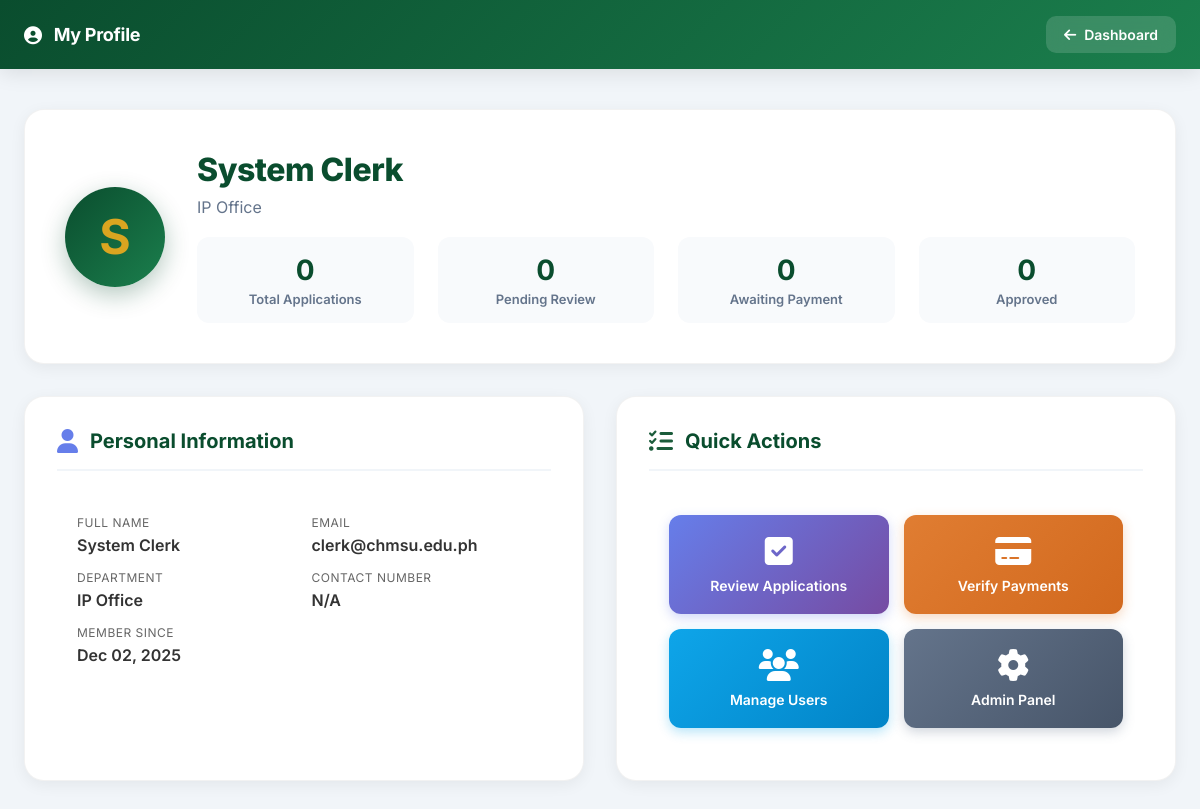
The page /profile/badges-certificates.php (signed in) on the database its author committed.
### tables this page shows
CREATE TABLE users (
  id INT PRIMARY KEY AUTO_INCREMENT,
  email VARCHAR(255) UNIQUE NOT NULL,
  password VARCHAR(255) NOT NULL,
  full_name VARCHAR(255) NOT NULL,
  role ENUM('user', 'clerk', 'director') DEFAULT 'user',
  security_question VARCHAR(255),
  security_answer VARCHAR(255),
  department VARCHAR(255),
  contact_number VARCHAR(20),
  profile_picture VARCHAR(255),
  innovation_points INT DEFAULT 0,
  created_at TIMESTAMP DEFAULT CURRENT_TIMESTAMP,
  updated_at TIMESTAMP DEFAULT CURRENT_TIMESTAMP ON UPDATE CURRENT_TIMESTAMP,
  is_active BOOLEAN DEFAULT TRUE,
  INDEX idx_user_email (email),
  INDEX idx_user_role (role)
);

### config/session.php (called while the page is built, shortened)
<?php
function getCurrentUserId() {
  return $_SESSION['user_id'] ?? null;
}
function getUserRole() {
  return $_SESSION['role'] ?? null;
}

### profile/badges-certificates.php (the view, shortened to what this page needs)
<?php
require_once '../config/db.php';
require_once '../config/session.php';
$user_id = getCurrentUserId();
$user_role = getUserRole();
$stmt = $conn->prepare("SELECT full_name, email, department, contact_number, innovation_points, created_at FROM users WHERE id = ?");
$stmt->bind_param("i", $user_id);
$stmt->execute();
$user = $stmt->get_result()->fetch_assoc();
$stats_query = $conn->query("
  SELECT
    COUNT(DISTINCT a.id) as total_works,
    COUNT(DISTINCT v.id) as total_views,
    SUM(CASE WHEN a.status='approved' THEN 1 ELSE 0 END) as approved_works
  FROM ip_applications a
  LEFT JOIN view_tracking v ON a.id = v.application_id
  WHERE a.user_id = $user_id
");
$stats = $stats_query->fetch_assoc();
$admin_stats = [];
if (in_array($user_role, ['clerk', 'director'])) {
  $admin_stats['submitted_count'] = $conn->query("SELECT COUNT(*) as count FROM ip_applications WHERE status='submitted'")->fetch_assoc()['count'];
  $admin_stats['payment_pending'] = $conn->query("SELECT COUNT(*) as count FROM ip_applications WHERE status='payment_pending'")->fetch_assoc()['count'];
  $admin_stats['payment_verified'] = $conn->query("SELECT COUNT(*) as count FROM ip_applications WHERE status='payment_verified'")->fetch_assoc()['count'];
  $admin_stats['total_applications'] = $conn->query("SELECT COUNT(*) as count FROM ip_applications")->fetch_assoc()['count'];
  $admin_stats['approved_count'] = $conn->query("SELECT COUNT(*) as count FROM ip_applications WHERE status='approved'")->fetch_assoc()['count'];
}
?>
<!DOCTYPE html>
<html lang="en">
<head>
  <link href="https://cdnjs.cloudflare.com/ajax/libs/font-awesome/6.4.0/css/all.min.css" rel="stylesheet">
</head>
<body>
  <div class="navbar">
    <div class="logo">
      <i class="fas fa-user-circle"></i>
      <span>My Profile</span>
    </div>
    <a href="../dashboard.php" class="back-btn">
      <i class="fas fa-arrow-left"></i> Dashboard
    </a>
  </div>
  <div class="container">
    <div class="profile-header">
      <div class="profile-avatar">
        <?php echo strtoupper(substr($user['full_name'], 0, 1)); ?>
      </div>
      <div class="profile-info">
        <h1 class="profile-name"><?php echo htmlspecialchars($user['full_name']); ?></h1>
        <p class="profile-dept"><?php echo htmlspecialchars($user['department'] ?? 'CHMSU'); ?></p>
        <div class="profile-stats">
          <?php if ($user_role === 'user'): ?>
          <div class="stat-item">
            <div class="stat-number"><?php echo $stats['total_works']; ?></div>
            <div class="stat-label">Total Works</div>
          </div>
          <div class="stat-item">
            <div class="stat-number"><?php echo $stats['approved_works']; ?></div>
            <div class="stat-label">Approved</div>
          </div>
          <div class="stat-item">
            <div class="stat-number"><?php echo $stats['total_views']; ?></div>
            <div class="stat-label">Total Views</div>
          </div>
          <div class="stat-item">
            <div class="stat-number"><?php echo $user['innovation_points'] ?? 0; ?></div>
            <div class="stat-label">Points</div>
          </div>
          <?php elseif (in_array($user_role, ['clerk', 'director'])): ?>
          <div class="stat-item">
            <div class="stat-number"><?php echo $admin_stats['total_applications'] ?? 0; ?></div>
            <div class="stat-label">Total Applications</div>
          </div>
          <div class="stat-item">
            <div class="stat-number"><?php echo $admin_stats['submitted_count'] ?? 0; ?></div>
            <div class="stat-label">Pending Review</div>
          </div>
          <div class="stat-item">
            <div class="stat-number"><?php echo $admin_stats['payment_pending'] ?? 0; ?></div>
            <div class="stat-label">Awaiting Payment</div>
          </div>
          <div class="stat-item">
            <div class="stat-number"><?php echo $admin_stats['approved_count'] ?? 0; ?></div>
            <div class="stat-label">Approved</div>
          </div>
          <?php endif; ?>
        </div>
      </div>
    </div>
    <div class="content-grid">
      <div class="section">
        <div class="section-header">
          <i class="fas fa-user" style="font-size: 24px; color: #667eea;"></i>
          <h2 class="section-title">Personal Information</h2>
        </div>
        <div style="padding: 20px;">
          <div style="display: grid; grid-template-columns: repeat(auto-fit, minmax(200px, 1fr)); gap: 15px;">
            <div>
              <div style="font-size: 12px; color: #666; margin-bottom: 5px; text-transform: uppercase; letter-spacing: 0.5px;">Full Name</div>
              <div style="font-weight: 600; color: #333;"><?php echo htmlspecialchars($user['full_name']); ?></div>
            </div>
            <div>
              <div style="font-size: 12px; color: #666; margin-bottom: 5px; text-transform: uppercase; letter-spacing: 0.5px;">Email</div>
              <div style="font-weight: 600; color: #333;"><?php echo htmlspecialchars($user['email']); ?></div>
            </div>
            <div>
              <div style="font-size: 12px; color: #666; margin-bottom: 5px; text-transform: uppercase; letter-spacing: 0.5px;">Department</div>
              <div style="font-weight: 600; color: #333;"><?php echo htmlspecialchars($user['department'] ?? 'N/A'); ?></div>
            </div>
            <div>
              <div style="font-size: 12px; color: #666; margin-bottom: 5px; text-transform: uppercase; letter-spacing: 0.5px;">Contact Number</div>
              <div style="font-weight: 600; color: #333;"><?php echo htmlspecialchars($user['contact_number'] ?? 'N/A'); ?></div>
            </div>
            <div>
              <div style="font-size: 12px; color: #666; margin-bottom: 5px; text-transform: uppercase; letter-spacing: 0.5px;">Member Since</div>
              <div style="font-weight: 600; color: #333;"><?php echo date('M d, Y', strtotime($user['created_at'])); ?></div>
            </div>
          </div>
        </div>
      </div>
      <?php if (in_array($user_role, ['clerk', 'director'])): ?>
      <div class="section">
        <div class="section-header">
          <i class="fas fa-tasks" style="font-size: 24px; color: #1B5C3B;"></i>
          <h2 class="section-title">Quick Actions</h2>
        </div>
        <div style="padding: 20px;">
          <div style="display: grid; grid-template-columns: repeat(auto-fit, minmax(200px, 1fr)); gap: 15px;">
            <a href="../admin/verify-applications.php" style="padding: 20px; background: linear-gradient(135deg, #667eea 0%, #764ba2 100%); color: white; border-radius: 12px; text-decoration: none; text-align: center; transition: transform 0.2s; box-shadow: 0 4px 12px rgba(102, 126, 234, 0.3);">
              <i class="fas fa-check-square" style="font-size: 32px; margin-bottom: 10px; display: block;"></i>
              <div style="font-weight: 600; font-size: 14px;">Review Applications</div>
            </a>
            <a href="../admin/verify-payments.php" style="padding: 20px; background: linear-gradient(135deg, #E07D32 0%, #D2691E 100%); color: white; border-radius: 12px; text-decoration: none; text-align: center; transition: transform 0.2s; box-shadow: 0 4px 12px rgba(224, 125, 50, 0.3);">
              <i class="fas fa-credit-card" style="font-size: 32px; margin-bottom: 10px; display: block;"></i>
              <div style="font-weight: 600; font-size: 14px;">Verify Payments</div>
            </a>
            <a href="../admin/manage-users.php" style="padding: 20px; background: linear-gradient(135deg, #0EA5E9 0%, #0284C7 100%); color: white; border-radius: 12px; text-decoration: none; text-align: center; transition: transform 0.2s; box-shadow: 0 4px 12px rgba(14, 165, 233, 0.3);">
              <i class="fas fa-users" style="font-size: 32px; margin-bottom: 10px; display: block;"></i>
              <div style="font-weight: 600; font-size: 14px;">Manage Users</div>
            </a>
            <a href="../admin/dashboard.php" style="padding: 20px; background: linear-gradient(135deg, #64748B 0%, #475569 100%); color: white; border-radius: 12px; text-decoration: none; text-align: center; transition: transform 0.2s; box-shadow: 0 4px 12px rgba(100, 116, 139, 0.3);">
              <i class="fas fa-gear" style="font-size: 32px; margin-bottom: 10px; display: block;"></i>
              <div style="font-weight: 600; font-size: 14px;">Admin Panel</div>
            </a>
          </div>
        </div>
      </div>
      <?php endif; ?>
    </div>
  </div>
</body>
</html>

### profile/badges-certificates.php (style rules this page uses)
* { margin: 0; padding: 0; box-sizing: border-box; }
body { font-family: 'Inter', -apple-system, BlinkMacSystemFont, 'Segoe UI', sans-serif; background: #F1F5F9; min-height: 100vh; }
.navbar { background: linear-gradient(135deg, #0A4D2E 0%, #1B7F4D 100%); box-shadow: 0 4px 20px rgba(0,0,0,0.1); padding: 16px 24px; display: flex; justify-content: space-between; align-items: center; position: sticky; top: 0; z-index: 100; }
.logo { font-size: 18px; font-weight: 700; color: white; display: flex; align-items: center; gap: 12px; letter-spacing: -0.3px; }
.back-btn { background: rgba(255,255,255,0.15); color: white; padding: 10px 18px; border-radius: 10px; text-decoration: none; font-size: 14px; font-weight: 600; transition: all 0.2s; backdrop-filter: blur(10px); display: flex; align-items: center; gap: 8px; }
.container { max-width: 1400px; margin: 0 auto; padding: 40px 24px; }
.profile-header { background: white; border-radius: 20px; padding: 40px; margin-bottom: 32px; box-shadow: 0 4px 16px rgba(0,0,0,0.06); border: 1px solid rgba(0,0,0,0.05); display: flex; align-items: center; gap: 32px; }
.profile-avatar { width: 100px; height: 100px; border-radius: 50%; background: linear-gradient(135deg, #0A4D2E 0%, #1B7F4D 100%); color: #DAA520; display: flex; align-items: center; justify-content: center; font-size: 48px; font-weight: 700; box-shadow: 0 8px 24px rgba(10, 77, 46, 0.3); }
.profile-info { flex: 1; }
.profile-name { font-size: 32px; font-weight: 800; color: #0A4D2E; margin-bottom: 8px; letter-spacing: -0.5px; }
.profile-dept { font-size: 16px; color: #64748B; margin-bottom: 20px; }
.profile-stats { display: grid; grid-template-columns: repeat(auto-fit, minmax(150px, 1fr)); gap: 24px; }
.stat-item { text-align: center; padding: 16px; background: #F8FAFC; border-radius: 12px; }
.stat-number { font-size: 28px; font-weight: 700; color: #0A4D2E; margin-bottom: 4px; }
.stat-label { font-size: 13px; color: #64748B; font-weight: 600; }
.content-grid { display: grid; grid-template-columns: repeat(auto-fit, minmax(500px, 1fr)); gap: 32px; }
.section { background: white; border-radius: 20px; padding: 32px; box-shadow: 0 4px 16px rgba(0,0,0,0.06); border: 1px solid rgba(0,0,0,0.05); }
.section-header { display: flex; align-items: center; gap: 12px; margin-bottom: 24px; padding-bottom: 16px; border-bottom: 2px solid #F1F5F9; }
.section-title { font-size: 20px; font-weight: 700; color: #0A4D2E; }

### rows shown on the page
users: full_name "S", full_name "System Clerk", department "IP Office", email "clerk@chmsu.edu.ph", contact_number "N/A", created_at "Dec 02, 2025"

### other values the page prints
$admin_stats['total_applications'] "0"
$admin_stats['submitted_count'] "0"
$admin_stats['payment_pending'] "0"
$admin_stats['approved_count'] "0"
